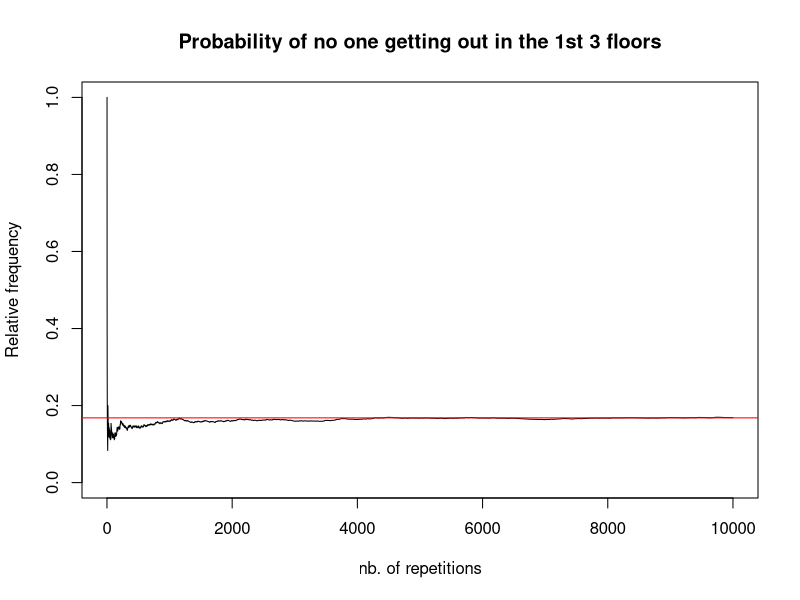
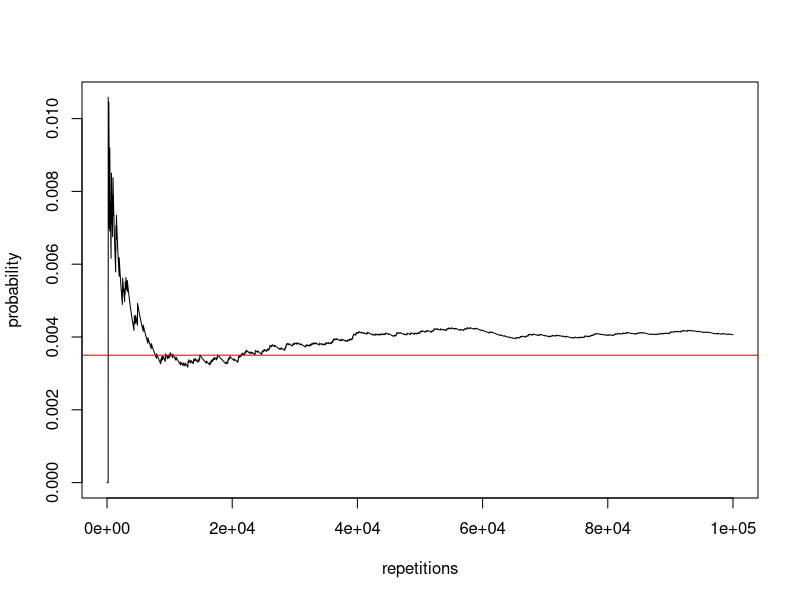

The R source for these figures, in order:
#### EXERCISE Elevator    ######
ite <- 10000  # number of repetitions of the random experiment
count <- numeric(length=ite)  # vector to save event ocurrences

for (i in 1:ite){
  floors <- sample(1:10, 5, replace=T)  # vector of length 5: 
  # i-th component: floor at which 
  # the i-th person leaves the elevator
  
  # Event A: no one gets out at the first three floors, i.e. floors_i > 3 for all i 
  count[i] <- (sum(floors > 3)==5) #1: A occurred, 0: A didn't occur
  # Event B: three people get out at the 6th floor
  #count[i] <- (sum(floors == 6)==3) #1: B occurred, 0: B didn't occur
  # Event C: they all get out at different floors
  #count[i] <- length(unique(floors))==5 #1: C occurred, 0: C didn't occur
  # Event D: everybody gets out at the same floor
  #count[i] <- length(unique(floors))==1 #1: D occurred, 0: D didn't occur
  
}
# Probability of A (nominal/theoretical value)
p=7^5/10^5
# Probability of B (nominal/theoretical value)
#p=10*9^2/10^5
# Probability of C (nominal/theoretical value)
#p=10*9*8*7*6/10^5
# Probability of D (nominal/theoretical value)
#p=10/10^5

# Plot relative frequencies of the event: cumsum takes cummulative sums over vector components
X11()
plot(1:ite, cumsum(count)/(1:ite), ylim=c(0,1), type="l", main="Probability of no one getting out in the 1st 3 floors", xlab="nb. of repetitions", ylab="Relative frequency")
abline(h=p, col="red")  # horizontal line with the nominal value



### EXERCISE  car license plate #####

letters <- c("B","C","D","F","G","H","K","L","M","N","P","R","S","T","V","W","X","Y")
numbers <- 0:9

n <- 100000
counter <- c()

for (i in 1:n){
  plate_numbers  <- sample(numbers,4,replace=TRUE)
  plate_letters  <- c(sample(letters[1:9],1), sample(letters,2,replace=TRUE))
  
  if(length(unique(plate_numbers))==1 | length(unique(plate_letters))==1 ) {
    counter <- c(counter,1)
  }else{
    counter <- c(counter,0)
  }
}

prob <- sum(counter)/n

# Probability value is 0.0035

plot(cumsum(counter)/(1:n),
     type="l",ylab="probability",xlab="repetitions") 
abline(h=0.0035,col="red")
     
